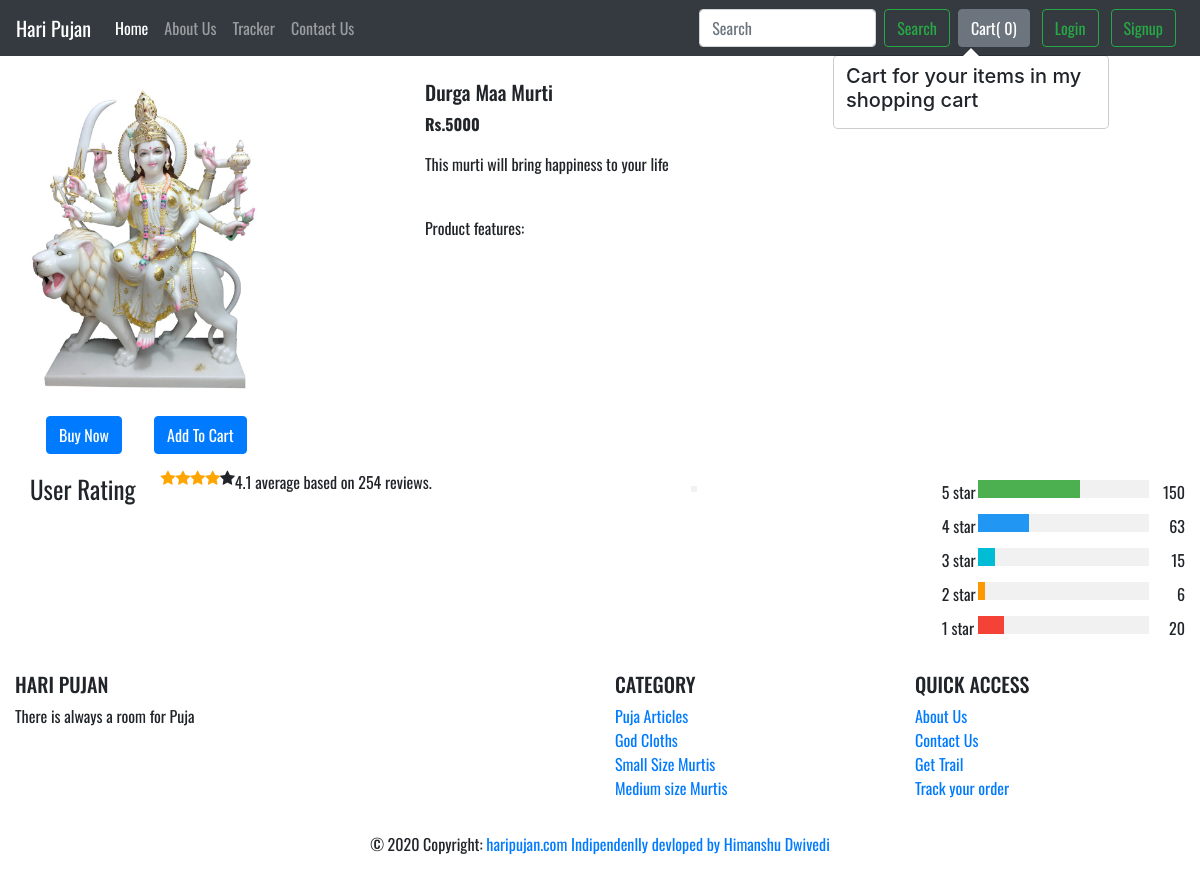
/shop/products/18, run on the app's committed database.
### shop/models.py (models this page shows, shortened)
class Product(models.Model):
    product_id = models.AutoField
    product_name = models.CharField(max_length=50)
    category = models.CharField(max_length=50, choices=cat())
    price = models.IntegerField(default=0)
    Available = models.IntegerField(default=0)
    desc = models.CharField(max_length=300)
    pf = models.CharField(max_length=300, default="")
    pub_date = models.DateField()
    image = models.ImageField(upload_to='shop/images', default="")
    image2 = models.ImageField(upload_to ='shop/images', blank = True)

### shop/views.py (the view)
# urls.py: path("products/<int:myid>", views.productView, name="ProductView"),
def productView(request, myid):
    product = Product.objects.filter(id=myid)
    return render(request, 'shop/prodView.html', {'product':product[0]})

### shop/templates/shop/prodView.html (shortened to what this page needs)
{% extends 'shop/basic.html' %} {% block title%} {{product.product_name}} - Hari Pujan{% endblock %}  {% block body %}
<div class="container my-4">
    <div class="row">
        <div class="col-md-4">
            <div class="row">
                <img src="/media/{{product.image}}" width="233px" height="320px">
            </div>
            <div class="row">
                <a href='/shop/checkout'><button class='btn btn-primary mx-3 my-3' id ='checkout'>Buy Now</button></a>
                <span id="divpr{{product.id}}" class="divpr">
                    <button id="pr{{product.id}}" class="btn btn-primary mx-3 my-3 cart">Add To Cart</button>
                </span>
            </div>
        </div>
        <div class="col-md-8">
            <h5>{{product.product_name}}</h5>
            <p><b>Rs.{{product.price}} </b></p>
            <p>{{product.desc}}</p><br>Product features:
        </div>
        <link rel="stylesheet" href="https://cdnjs.cloudflare.com/ajax/libs/font-awesome/4.7.0/css/font-awesome.min.css">
        <span class="heading">User Rating</span>
        <span class="fa fa-star checked"></span>
        <span class="fa fa-star checked"></span>
        <span class="fa fa-star checked"></span>
        <span class="fa fa-star checked"></span>
        <span class="fa fa-star"></span>
        <p>4.1 average based on 254 reviews.</p>
        <hr style="border:3px solid #f1f1f1">
        <div class="row">
            <div class="side">
                <div>5 star</div>
            </div>
            <div class="middle">
                <div class="bar-container">
                    <div class="bar-5"></div>
                </div>
            </div>
            <div class="side right">
                <div>150</div>
            </div>
            <div class="side">
                <div>4 star</div>
            </div>
            <div class="middle">
                <div class="bar-container">
                    <div class="bar-4"></div>
                </div>
            </div>
            <div class="side right">
                <div>63</div>
            </div>
            <div class="side">
                <div>3 star</div>
            </div>
            <div class="middle">
                <div class="bar-container">
                    <div class="bar-3"></div>
                </div>
            </div>
            <div class="side right">
                <div>15</div>
            </div>
            <div class="side">
                <div>2 star</div>
            </div>
            <div class="middle">
                <div class="bar-container">
                    <div class="bar-2"></div>
                </div>
            </div>
            <div class="side right">
                <div>6</div>
            </div>
            <div class="side">
                <div>1 star</div>
            </div>
            <div class="middle">
                <div class="bar-container">
                    <div class="bar-1"></div>
                </div>
            </div>
            <div class="side right">
                <div>20</div>
            </div>
        </div>
    </div>
</div>
{% endblock %}

### shop/templates/shop/prodView.html (style rules this page uses)
body { font-family: 'Oswald', sans-serif; }
* { box-sizing: border-box; }
.heading { font-size: 25px; margin-right: 25px; }
.fa { font-size: 25px; }
.checked { color: orange; }
.side { float: left; width: 15%; margin-top: 10px; }
.middle { float: left; width: 70%; margin-top: 10px; }
.right { text-align: right; }
.row:after { content: ""; display: table; clear: both; }
.bar-container { width: 100%; background-color: #f1f1f1; text-align: center; color: white; }
.bar-5 { width: 60%; height: 18px; background-color: #4CAF50; }
.bar-4 { width: 30%; height: 18px; background-color: #2196F3; }
.bar-3 { width: 10%; height: 18px; background-color: #00bcd4; }
.bar-2 { width: 4%; height: 18px; background-color: #ff9800; }
.bar-1 { width: 15%; height: 18px; background-color: #f44336; }

### data on the page
Product: image (picture), product_name "Durga Maa Murti", price "5000", desc "This murti will bring happiness to your life"
